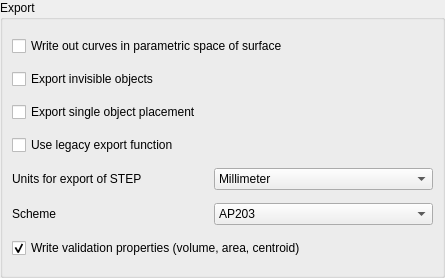
<?xml version="1.0" encoding="UTF-8"?>
<ui version="4.0">
 <class>PartGui::DlgExportStep</class>
 <widget class="QWidget" name="PartGui::DlgExportStep">
  <property name="geometry">
   <rect>
    <x>0</x>
    <y>0</y>
    <width>445</width>
    <height>278</height>
   </rect>
  </property>
  <property name="windowTitle">
   <string>STEP Export Settings</string>
  </property>
  <layout class="QGridLayout" name="gridLayout_4">
   <property name="margin">
    <number>0</number>
   </property>
   <item row="0" column="0">
    <widget class="QGroupBox" name="groupBox">
     <property name="title">
      <string>Export</string>
     </property>
     <layout class="QGridLayout" name="gridLayout_3">
      <item row="6" column="0">
       <widget class="QLabel" name="label_2">
        <property name="text">
         <string>Scheme</string>
        </property>
       </widget>
      </item>
      <item row="5" column="0">
       <widget class="QLabel" name="label">
        <property name="text">
         <string>Units for export of STEP</string>
        </property>
       </widget>
      </item>
      <item row="5" column="1">
       <widget class="QComboBox" name="comboBoxUnits">
        <item>
         <property name="text">
          <string>Millimeter</string>
         </property>
        </item>
        <item>
         <property name="text">
          <string>Meter</string>
         </property>
        </item>
        <item>
         <property name="text">
          <string>Inch</string>
         </property>
        </item>
       </widget>
      </item>
      <item row="6" column="1">
       <widget class="QComboBox" name="comboBoxSchema">
        <item>
         <property name="text">
          <string notr="true">AP203</string>
         </property>
        </item>
        <item>
         <property name="text">
          <string notr="true">AP214 Committee Draft</string>
         </property>
        </item>
        <item>
         <property name="text">
          <string notr="true">AP214 Draft International Standard</string>
         </property>
        </item>
        <item>
         <property name="text">
          <string notr="true">AP214 International Standard</string>
         </property>
        </item>
        <item>
         <property name="text">
          <string notr="true">AP242 Draft International Standard</string>
         </property>
        </item>
       </widget>
      </item>
      <item row="7" column="0" colspan="2">
       <widget class="Gui::PrefCheckBox" name="checkBoxValidationProps">
        <property name="toolTip">
         <string>Writes the volume, surface area and centroid of each part as validation properties, so a receiving system can check what it read (CAx-IF recommended practices for geometric and assembly validation properties). Switch off for receivers that reject them.</string>
        </property>
        <property name="text">
         <string>Write validation properties (volume, area, centroid)</string>
        </property>
        <property name="checked">
         <bool>true</bool>
        </property>
        <property name="prefEntry" stdset="0">
         <cstring>WriteValidationProperties</cstring>
        </property>
        <property name="prefPath" stdset="0">
         <cstring>Mod/Part/STEP</cstring>
        </property>
       </widget>
      </item>
      <item row="4" column="0" colspan="2">
       <widget class="Gui::PrefCheckBox" name="checkBoxExportLegacy">
        <property name="text">
         <string>Use legacy export function</string>
        </property>
        <property name="prefEntry" stdset="0">
         <cstring>ExportLegacy</cstring>
        </property>
        <property name="prefPath" stdset="0">
         <cstring>Mod/Import</cstring>
        </property>
       </widget>
      </item>
      <item row="3" column="0">
       <widget class="Gui::PrefCheckBox" name="checkBoxKeepPlacement">
        <property name="toolTip">
         <string>Keeps the placement information when exporting
a single object. When importing back the STEP file, the
placement will be encoded into the shape geometry, instead of keeping
it inside the placement property.</string>
        </property>
        <property name="text">
         <string>Export single object placement</string>
        </property>
        <property name="prefEntry" stdset="0">
         <cstring>ExportKeepPlacement</cstring>
        </property>
        <property name="prefPath" stdset="0">
         <cstring>Mod/Import</cstring>
        </property>
       </widget>
      </item>
      <item row="2" column="0" colspan="2">
       <widget class="Gui::PrefCheckBox" name="checkBoxExportHiddenObj">
        <property name="toolTip">
         <string>Uncheck this to skip invisible objects when exporting, which is useful for CADs that do not support invisibility STEP styling.</string>
        </property>
        <property name="text">
         <string>Export invisible objects</string>
        </property>
        <property name="prefEntry" stdset="0">
         <cstring>ExportHiddenObject</cstring>
        </property>
        <property name="prefPath" stdset="0">
         <cstring>Mod/Import</cstring>
        </property>
       </widget>
      </item>
      <item row="1" column="0" colspan="2">
       <widget class="QCheckBox" name="checkBoxPcurves">
        <property name="text">
         <string>Write out curves in parametric space of surface</string>
        </property>
       </widget>
      </item>
     </layout>
    </widget>
   </item>
  </layout>
 </widget>
 <customwidgets>
  <customwidget>
   <class>Gui::PrefCheckBox</class>
   <extends>QCheckBox</extends>
   <header>Gui/PrefWidgets.h</header>
  </customwidget>
 </customwidgets>
 <tabstops>
  <tabstop>checkBoxPcurves</tabstop>
  <tabstop>checkBoxExportHiddenObj</tabstop>
 </tabstops>
 <resources/>
 <connections/>
</ui>
